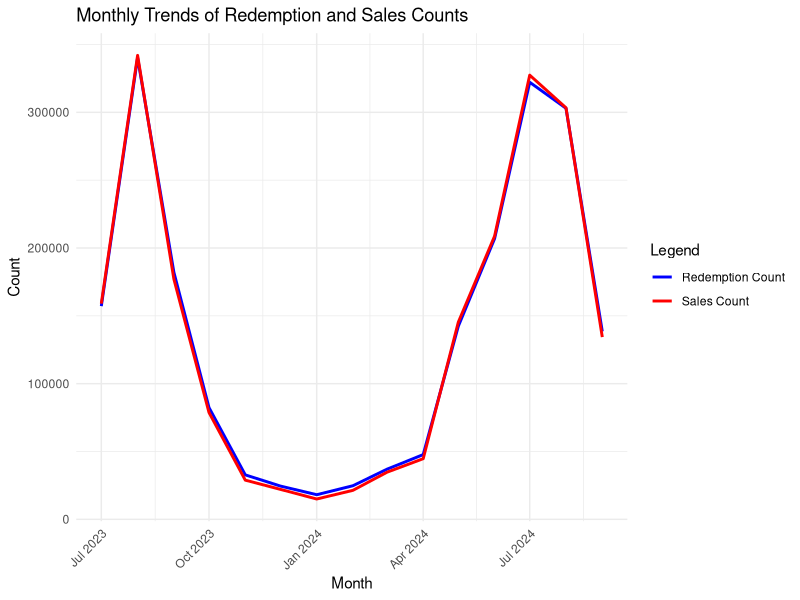
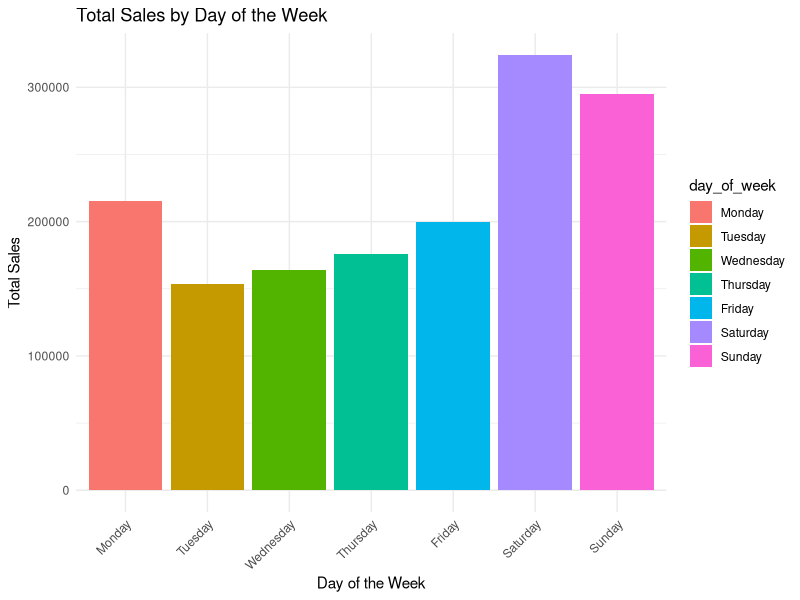
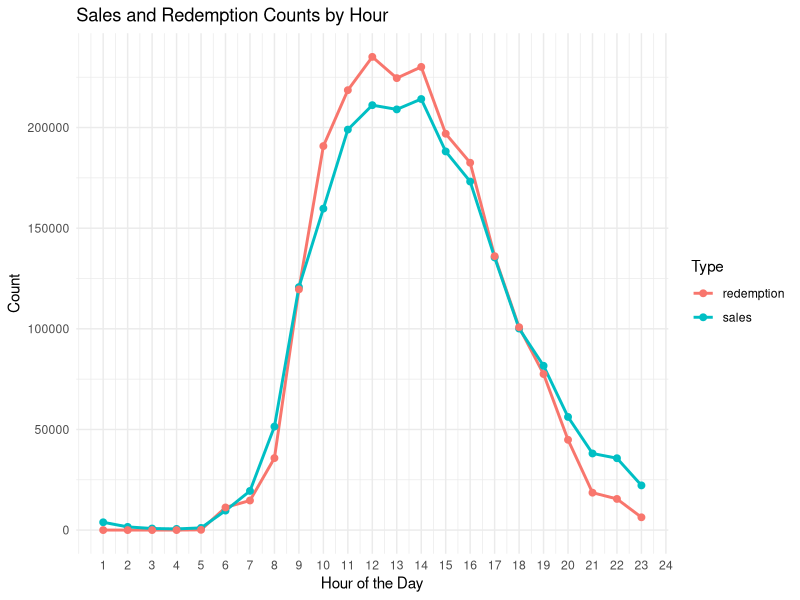

These charts were generated, in order, by the following R code:
## ---- chunk 1
#| include: false
#| warning: false
#| message: false
library(tidyverse)
library(palmerpenguins)
library(readr)
library(ggplot2)
library(lubridate)
library(dplyr)
library(knitr)
options(scipen=999)
monthly_summary <- read_csv("../data/analysis_data/analysis_data_month.csv")
basic_stats <- read_csv("../data/analysis_data/basic_stats.csv")
sales_by_day <- read_csv("../data/analysis_data/sales_by_day.csv")
hour_data <- read_csv("../data/analysis_data/hour_data.csv")
## ---- chunk 2
#| fig-cap: "Total data analysis"
#| fig-pos: "H"
#| out.width: "70%"
#| show_col_types: FALSE
#| echo: false
#| message: false
kable(basic_stats, 
      col.names = c("Redemption Mean", "Redemption Median", "Redemption Variance", "Redemption SD", 
                    "Sales Mean", "Sales Median", "Sales Variance", "Sales SD"),
      caption = "Basic Statistics of Redemption and Sales Counts")
## ---- chunk 3
#| fig-cap: "monthly data analysis"
#| fig-pos: "H"
#| out.width: "70%"
#| show_col_types: FALSE
#| echo: false
#| message: false

ggplot(monthly_summary, aes(x = YearMonth)) +
  geom_line(aes(y =Redemption_Count, color = "Redemption Count"), linewidth = 1) +
  geom_line(aes(y =Sales_Count, color = "Sales Count"), linewidth = 1) +
  labs(title = "Monthly Trends of Redemption and Sales Counts",
       x = "Month",
       y = "Count",
       color = "Legend") +
  theme_minimal() +
  scale_color_manual(values = c("Redemption Count" = "blue", "Sales Count" = "red")) +
  theme(axis.text.x = element_text(angle = 45, hjust = 1))
## ---- chunk 4
#| fig-cap: "weekly data analysis"
#| fig-pos: "H"
#| out.width: "70%"
#| show_col_types: FALSE
#| echo: false
#| message: false
# Reorder the days of the week
sales_by_day$day_of_week <- factor(sales_by_day$day_of_week, 
                                   levels = c("Monday", "Tuesday", "Wednesday", "Thursday", "Friday", "Saturday", "Sunday"))

# Create a bar plot to show total sales by day of the week
ggplot(sales_by_day, aes(x = day_of_week, y = total_sales, fill = day_of_week)) +
  geom_bar(stat = "identity") +
  labs(title = "Total Sales by Day of the Week", x = "Day of the Week", y = "Total Sales") +
  theme_minimal() +
  theme(axis.text.x = element_text(angle = 45, hjust = 1))
## ---- chunk 5
#| fig-cap: "hour data analysis"
#| fig-pos: "H"
#| out.width: "70%"
#| show_col_types: FALSE
#| echo: false
#| message: false

# Assuming the file contains columns 'hour' and 'value' (replace with actual names)
# Create a line graph to show the changes over hours
# Reshape the data into a long format for easier plotting (sales and redemption in one column)
long_data <- hour_data %>%
  gather(key = "type", value = "count", sales, redemption)

# Create a line graph to show changes over time for both sales and redemption
ggplot(long_data, aes(x = hour, y = count, color = type)) +
  geom_line(linewidth = 1) +  # Line for changes over time
  geom_point(size = 2) +  # Points to mark each hour
  labs(title = "Sales and Redemption Counts by Hour",
       x = "Hour of the Day",
       y = "Count",
       color = "Type") +
  theme_minimal() +
  scale_x_continuous(breaks = seq(1, 24, by = 1))
